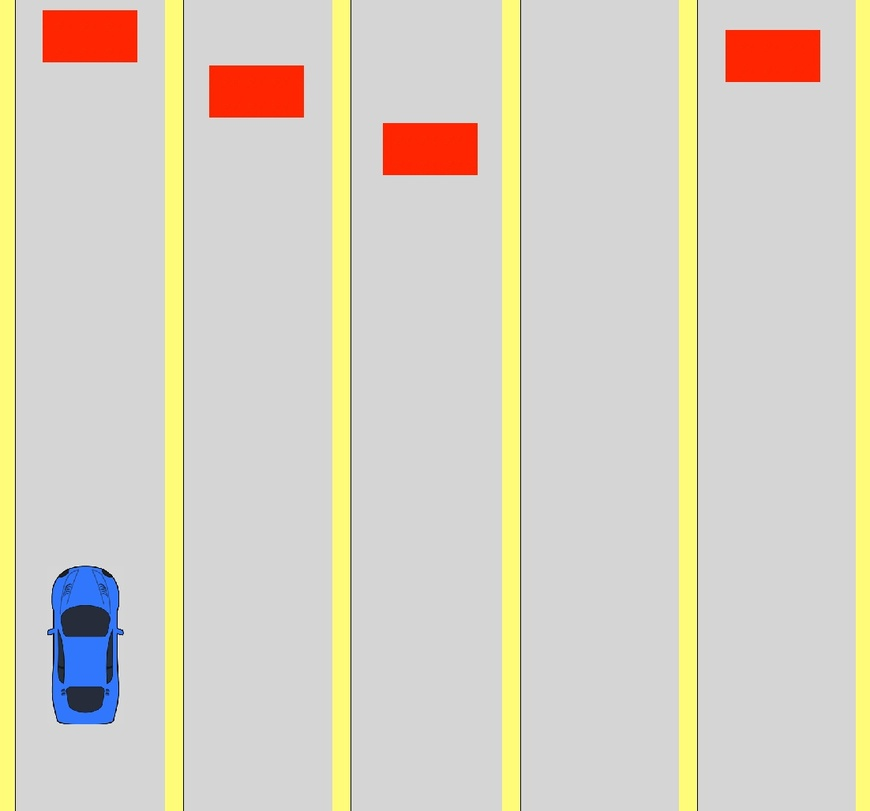
#> input picture obstacle_finder/image_01.jpg, 870 x 811 px, shrunk from 1102 x 1028 before the run
$ python task_2.py
#> lines starting #> are read from the running program, lines starting #| are printed output that depends on the picture; after the words box and inside, x2 and y2 are one past the last pixel; in counts of white or black regions, pixels touching at a corner belong together
import cv2
import matplotlib.pyplot as plt


def initialize_pic(image):
    """Преобразует картинку в формат кодов значений пикселей в зависимости от цвета."""
#> called with image = 'image_01.jpg'
    array_of_image = cv2.imread(image)
#> array_of_image is the input picture: shape (811, 870, 3); mean B, G, R 195, 209.9, 215.6
    array_of_image = cv2.cvtColor(array_of_image, cv2.COLOR_BGR2RGB)
    return array_of_image


def intervals_of_roads(road_area):
    """Вычисляет количество дорог."""
    i = 0
    array_of_intervals = []
    while i != (len(road_area[0]) - 1):
        if road_area[len(road_area) - 1][i] == 0:
            i += 1
            continue
        else:
            start = i
            while road_area[len(road_area) - 1][i] == 255:
                i += 1
            array_of_intervals.append([start, i])
    return array_of_intervals


def checking_obstacles(red_area, array_of_roads):
    """Ищет препятствия"""
    for i in range(len(red_area)):
        for j in range(len(red_area)):
            if red_area[i][j] == 0:
                continue
            else:
                for value in array_of_roads:
                    if j >= value[0] and j <= value[1]:
                        array_of_roads.remove(value)


def move_or_dont(car_area, array_of_roads):
    """Проверяет, нужно ли перестраиваться или нет."""
    for i in range(len(car_area)):
        for j in range(len(car_area[0])):
            if car_area[i][j] == 0:
                continue
            else:
                for value in array_of_roads:
                    if j >= value[0] and j <= value[1]:
                        array_of_roads.remove(value)
                break
        break
    return array_of_roads


def printing_pictures(picture, red_area, road_area, car_area):
    """Строит 'серую' карту препятствий, машины и дорог"""
    fig, m_axs = plt.subplots(2, 2, figsize = (12, 9))
    (ax1, ax2), (ax3, ax4) = m_axs

    ax1.set_title('Исходная картинка', fontsize=15)
    ax1.imshow(picture)

    ax2.set_title('Только препятствия', fontsize=15)
    ax2.imshow(red_area, cmap='gray')

    ax3.set_title('Только машина', fontsize=15)
    ax3.imshow(car_area, cmap='gray')

    ax4.set_title('Только дорога', fontsize=15)
    ax4.imshow(road_area, cmap='gray')
    plt.show()


#red from [200 0 0] to [255 60 10]
#grey from [200 200 200] to [220 220 220]
#yellow from [240 240 110] to [255 255 170]

def find_road_number(path='image_01.jpg'):
    """Выводит номер дороги, на которую нужно перестроиться, если перестроение необходимо"""
    # Инициализация фотографии
    picture = initialize_pic(path)
    # ЧБ массивы препятствий, дорог и машины
    red_area = cv2.inRange(picture, (200, 0, 0), (255, 60, 10))
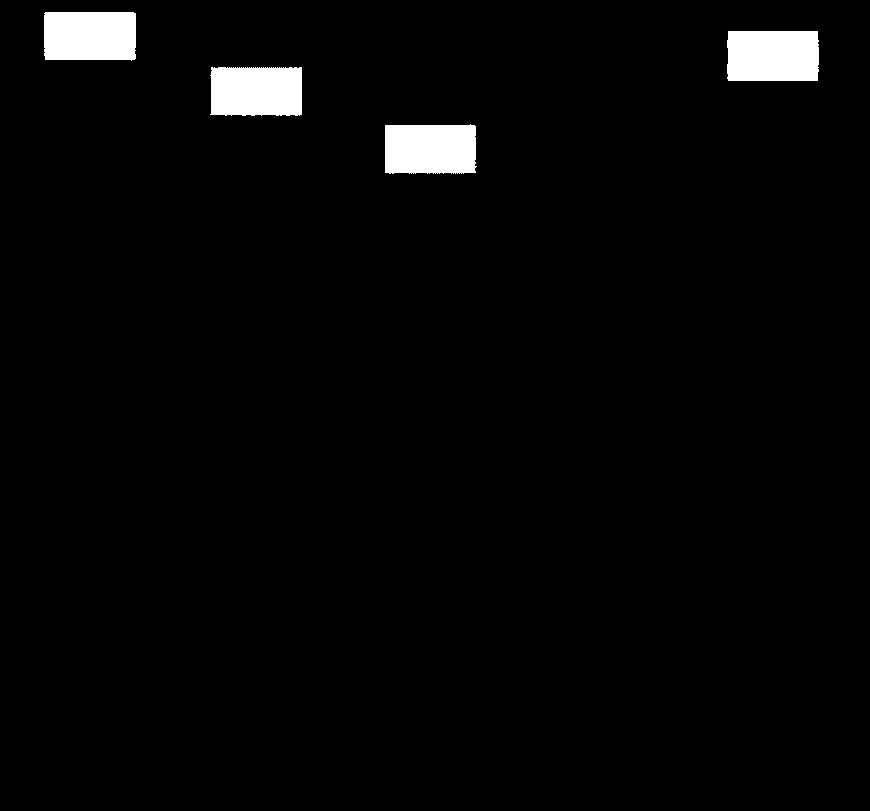
#> red_area: shape (811, 870); 2.5% white; 4 white regions, box (x1, y1, x2, y2) and area: (727, 31, 819, 81) 4546, (44, 12, 136, 61) 4401, (385, 124, 477, 174) 4383, (210, 67, 302, 116) 4353
    road_area = cv2.inRange(picture, (200, 200, 200), (240, 240, 240))
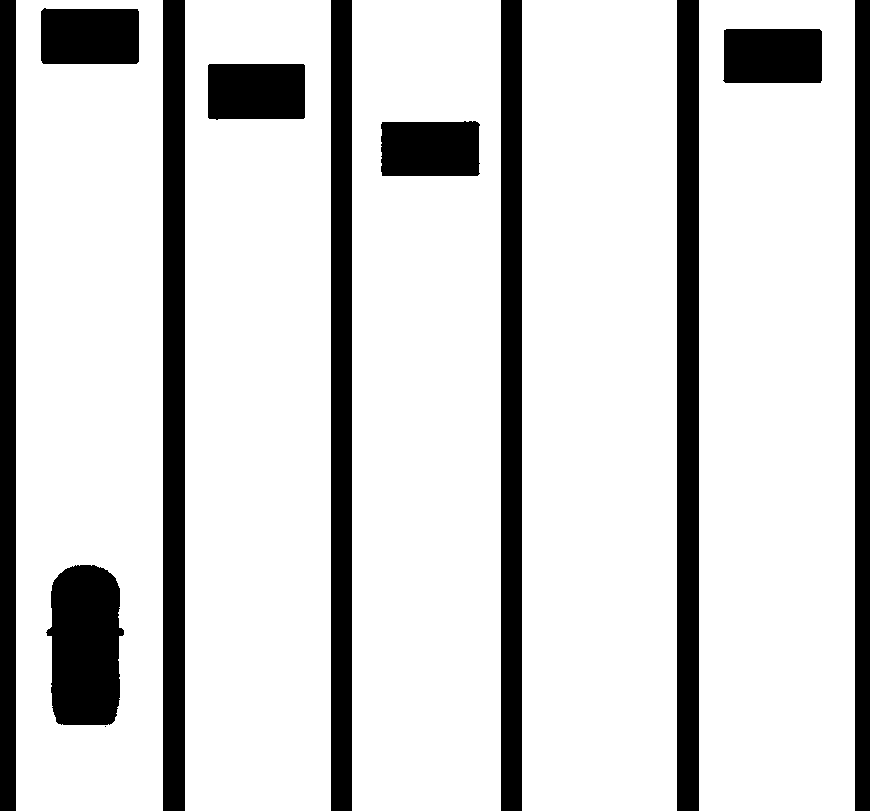
#> road_area: shape (811, 870); 82.1% white; 12 black regions (1 under 20 px), largest, box (x1, y1, x2, y2) and area: (163, 0, 185, 811) 17842, (677, 0, 699, 811) 17842, (331, 0, 352, 811) 17031
    car_area = cv2.inRange(picture, (0, 0, 150), (140, 140, 255))
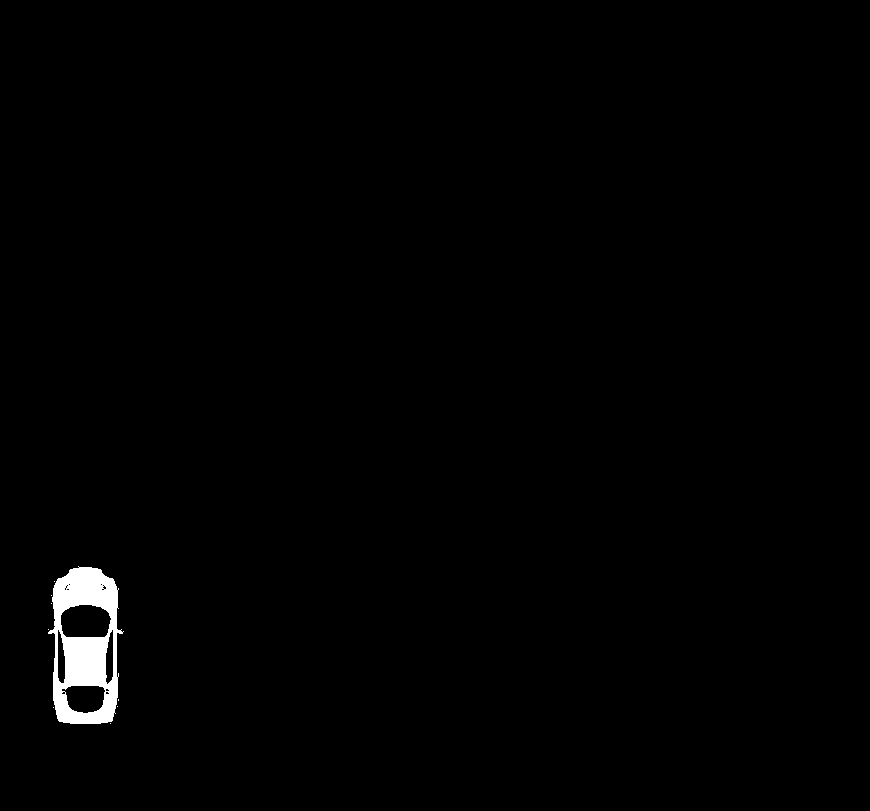
#> car_area: shape (811, 870); 0.94% white; 9 white regions (8 under 20 px), largest, box (x1, y1, x2, y2) and area: (48, 566, 124, 724) 6624

    # Вычисление интервалов пикселей дорог, проверка на наличие препятствий на них
    array_of_roads = intervals_of_roads(road_area)
#> the loop in intervals_of_roads, `while i != (len(road_area[0]) - 1):` made 121 passes
#> start on passes 17, 40, 62, 84: 16, 185, 352, 522
#> after the loop in intervals_of_roads, `while i != (len(road_area[0]) - 1):`: array_of_intervals = [[16, 163], [185, 331], [352, 501], [522, 677], [699, 855]]; i = 869
#> array_of_roads has the same summary as array_of_intervals in intervals_of_roads
    saving_array = array_of_roads[:]
#> saving_array has the same summary as array_of_intervals in intervals_of_roads
    checking_obstacles(red_area, array_of_roads)
#> after the loop in checking_obstacles, `for i in range(len(red_area)):`: array_of_roads = [[522, 677]]

    # Номер пустой дороги - индекс пересечения значения интервала для пустой дороги с массивом интервалов для дорог
    num_of_road = saving_array.index(array_of_roads[0])
#> num_of_road = 3
    # ЧБ карта элементов на картинке
    #printing_pictures(picture, red_area, road_area, car_area)
    # Проверка на нужность перестроения в другой ряд
    checking_array = move_or_dont(car_area, array_of_roads)
#> the loop in move_or_dont, `for i in range(len(car_area)):` made 1 pass
#> after the loop in move_or_dont, `for i in range(len(car_area)):`: array_of_roads = [[522, 677]]
#> checking_array = [[522, 677]]
    if not checking_array:
        print('Перестраиваться не нужно.')
    else:
        print(f'Нужно перестроиться на дорогу номер {num_of_road}.')
#| Нужно перестроиться на дорогу номер 3.

    return num_of_road

road_number = find_road_number()
#> road_number = 3

$ run again, with obstacle_finder/image_00.jpg copied over obstacle_finder/image_01.jpg
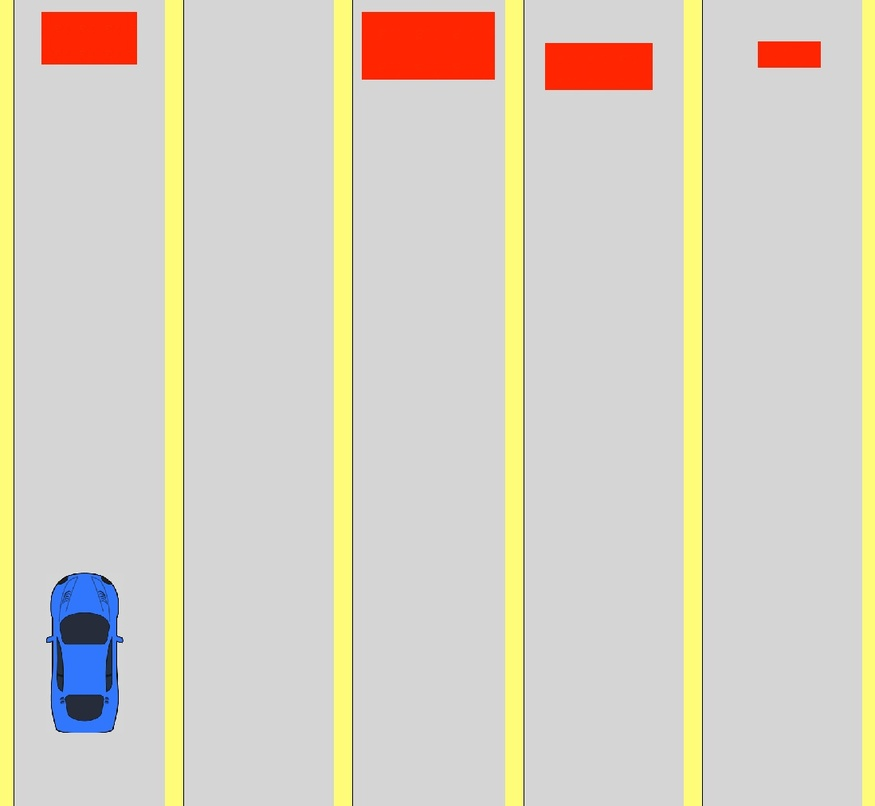
#> input picture obstacle_finder/image_00.jpg, 875 x 806 px, shrunk from 1098 x 1012 before the run
#> in initialize_pic, array_of_image is the input picture: shape (806, 875, 3); mean B, G, R 195, 209.4, 215.5
#> in find_road_number, `red_area = cv2.inRange(picture, (200, 0, 0), (255, 60, 10))`:
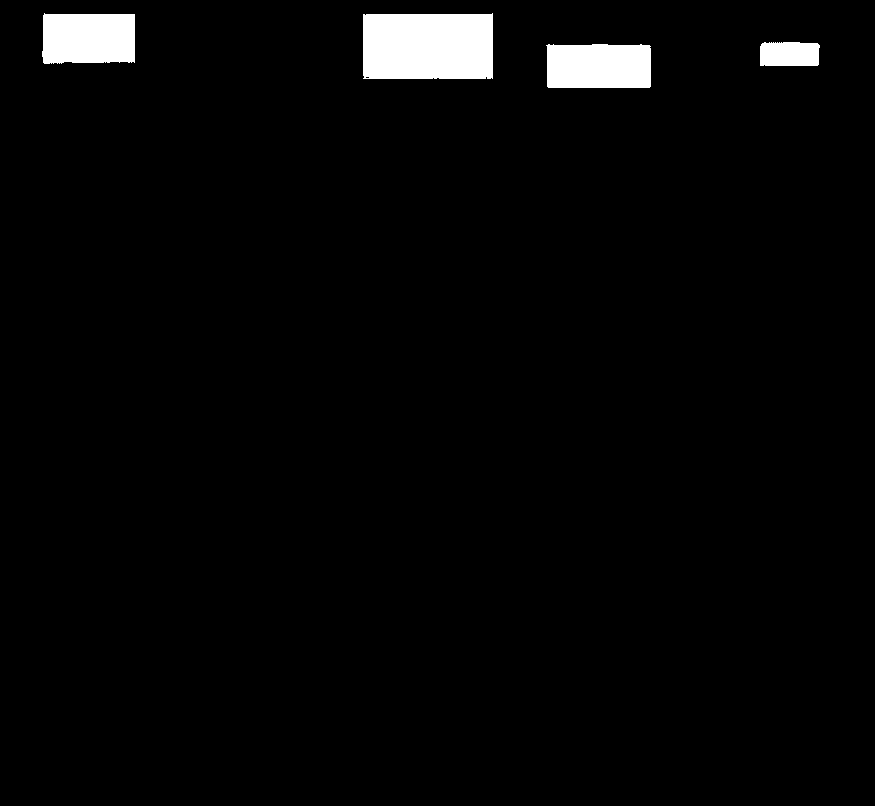
#> red_area: shape (806, 875); 2.7% white; 4 white regions, box (x1, y1, x2, y2) and area: (363, 13, 493, 79) 8439, (42, 13, 135, 64) 4495, (546, 44, 651, 88) 4490, (760, 42, 820, 66) 1379
#> road_area: shape (806, 875); 82.2% white; 11 black regions, largest, box (x1, y1, x2, y2) and area: (163, 0, 185, 806) 17732, (332, 0, 354, 806) 17732, (504, 0, 525, 806) 16926
#> in find_road_number, `car_area = cv2.inRange(picture, (0, 0, 150), (140, 140, 255))`:
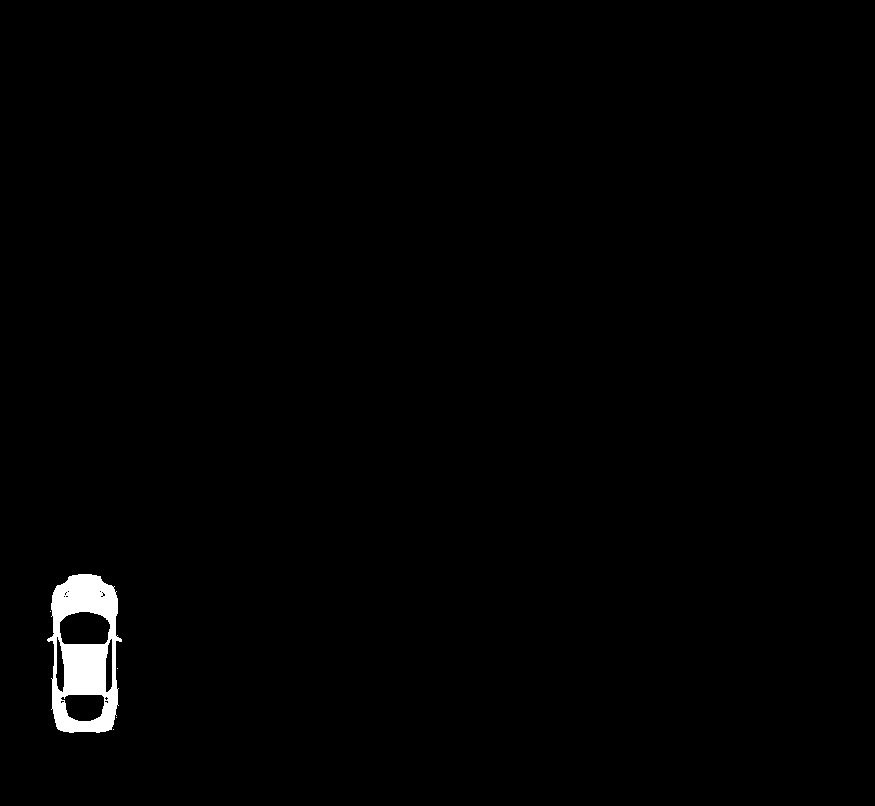
#> car_area: shape (806, 875); 0.97% white; 5 white regions (4 under 20 px), largest, box (x1, y1, x2, y2) and area: (47, 574, 122, 733) 6818
#> the loop in intervals_of_roads, `while i != (len(road_area[0]) - 1):` made 119 passes
#> after the loop in intervals_of_roads, `while i != (len(road_area[0]) - 1):`: array_of_intervals = [[15, 163], [185, 332], [354, 504], [525, 682], [703, 861]]; i = 874
#> in find_road_number, `array_of_roads = intervals_of_roads(road_area)`: array_of_roads has the same summary as array_of_intervals in intervals_of_roads
#> saving_array has the same summary as array_of_intervals in intervals_of_roads
#> after the loop in checking_obstacles, `for i in range(len(red_area)):`: array_of_roads = [[185, 332]]
#> num_of_road = 1
#> the loop in move_or_dont, `for i in range(len(car_area)):` made 1 pass
#> after the loop in move_or_dont, `for i in range(len(car_area)):`: array_of_roads = [[185, 332]]
#| Нужно перестроиться на дорогу номер 1.
#> road_number = 1

$ run again, with obstacle_finder/image_02.jpg copied over obstacle_finder/image_01.jpg
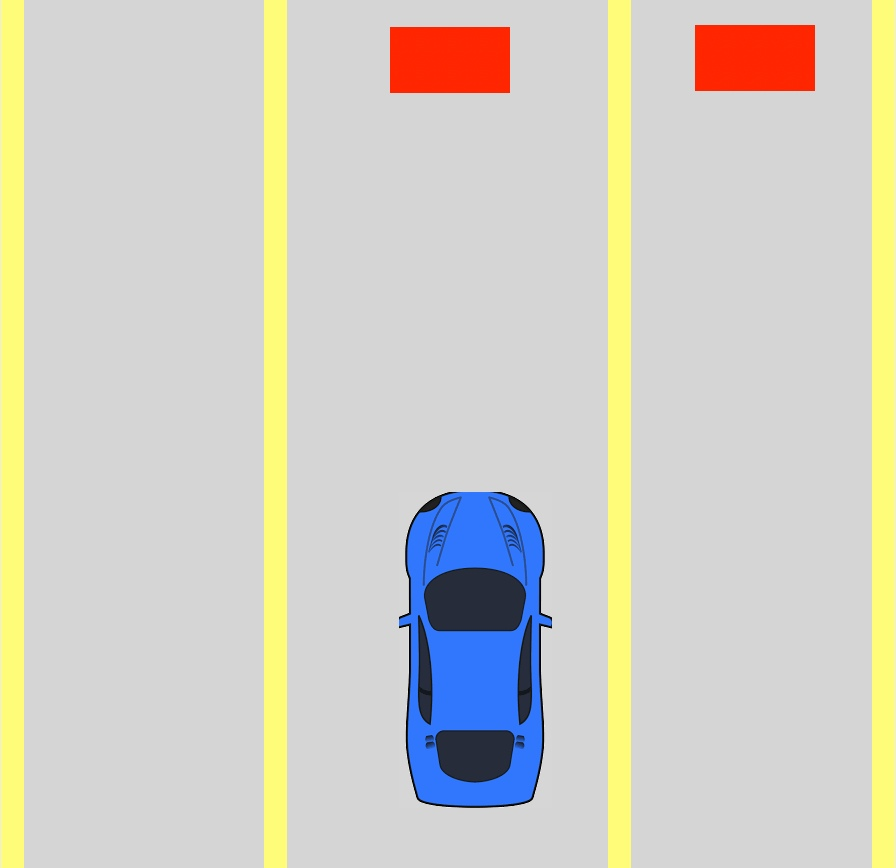
#> input picture obstacle_finder/image_02.jpg, 896 x 868 px
#> in initialize_pic, array_of_image is the input picture: shape (868, 896, 3); mean B, G, R 197.7, 207.1, 209.2
#> in find_road_number, `red_area = cv2.inRange(picture, (200, 0, 0), (255, 60, 10))`:
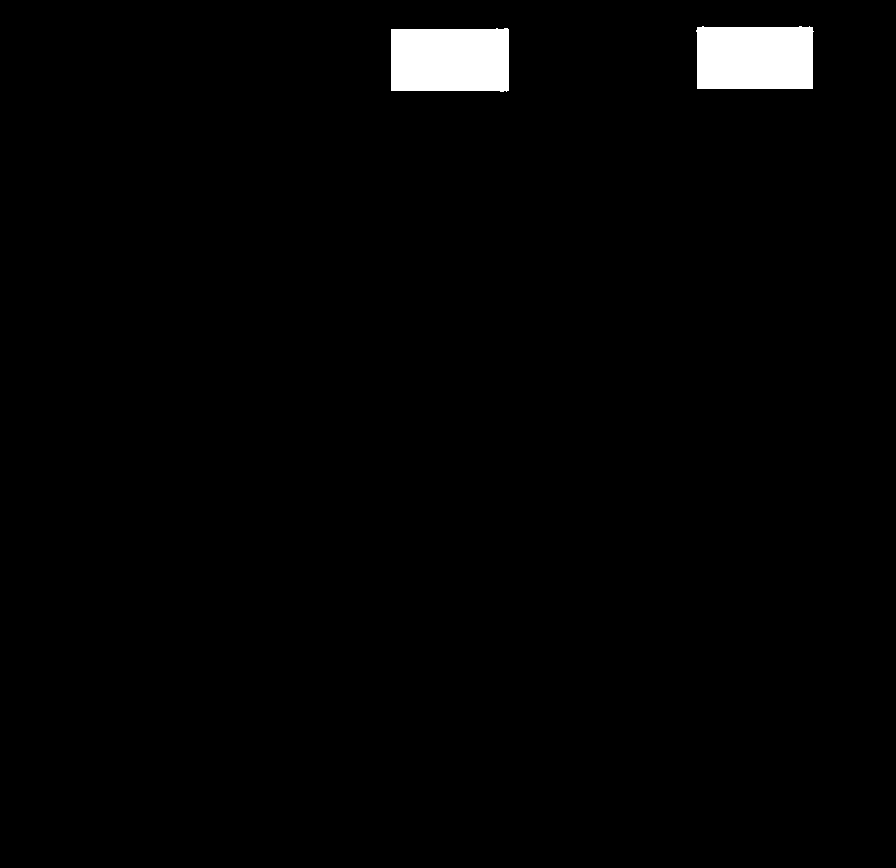
#> red_area: shape (868, 896); 1.9% white; 2 white regions, box (x1, y1, x2, y2) and area: (391, 28, 509, 92) 7327, (696, 26, 814, 89) 7201
#> road_area: shape (868, 896); 81.2% white; 7 black regions, largest, box (x1, y1, x2, y2) and area: (398, 491, 553, 808) 41339, (263, 0, 289, 868) 22568, (607, 0, 633, 868) 22568
#> in find_road_number, `car_area = cv2.inRange(picture, (0, 0, 150), (140, 140, 255))`:
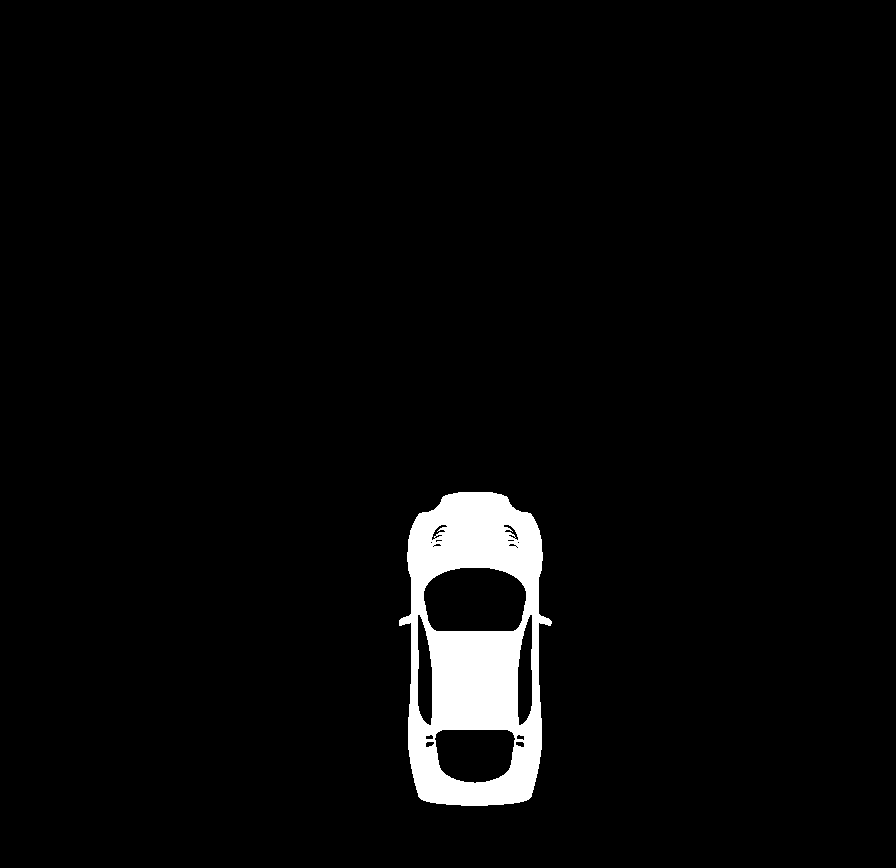
#> car_area: shape (868, 896); 3.5% white; 1 white region, box (x1, y1, x2, y2) and area: (399, 492, 552, 806) 27189
#> the loop in intervals_of_roads, `while i != (len(road_area[0]) - 1):` made 104 passes
#> after the loop in intervals_of_roads, `while i != (len(road_area[0]) - 1):`: array_of_intervals = [[25, 263], [289, 607], [633, 871]]; i = 895
#> in find_road_number, `array_of_roads = intervals_of_roads(road_area)`: array_of_roads = [[25, 263], [289, 607], [633, 871]]
#> after the loop in checking_obstacles, `for i in range(len(red_area)):`: array_of_roads = [[25, 263]]
#> num_of_road = 0
#> the loop in move_or_dont, `for i in range(len(car_area)):` made 1 pass
#> after the loop in move_or_dont, `for i in range(len(car_area)):`: array_of_roads = [[25, 263]]
#| Нужно перестроиться на дорогу номер 0.
#> road_number = 0
